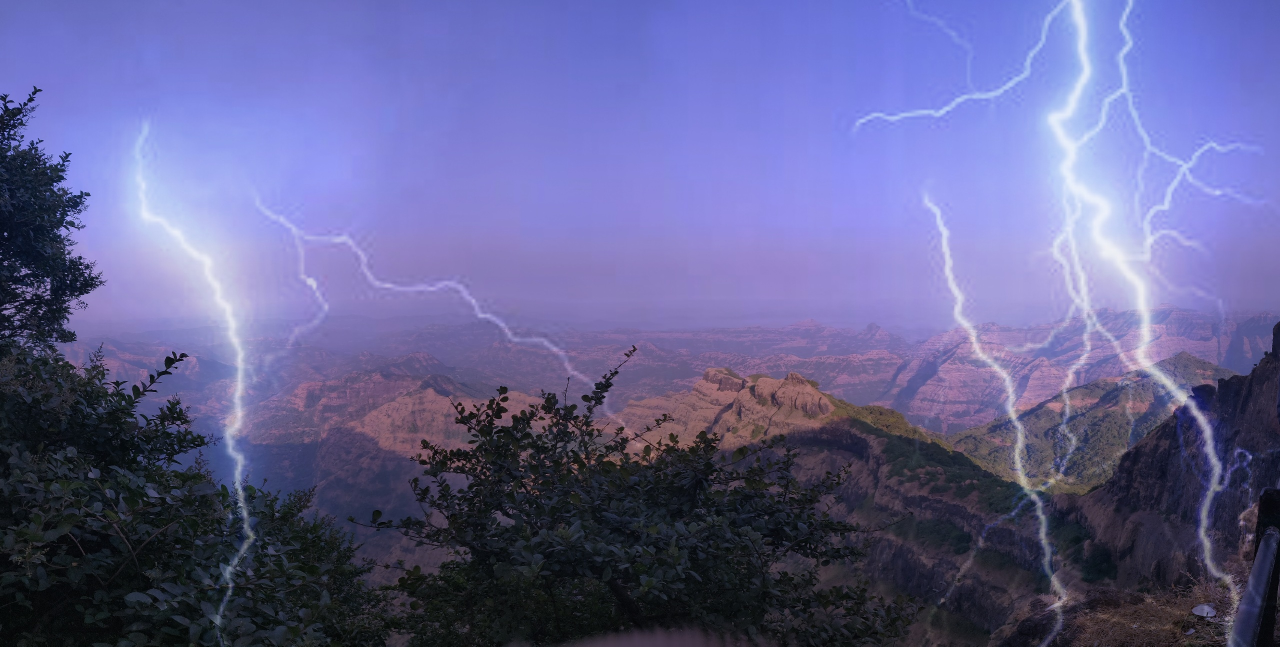
#> input picture imgs/edited.jpg, 2560 x 1293 px (shown at 1/2 size)
$ python -i helper.py   (imports and definitions only)
#> lines starting #> are read from the running program, lines starting #| are printed output that depends on the picture
import os
import cv2
from PIL import Image, ImageChops, ImageEnhance
import numpy as np

def convert_to_ela_image(path, quality):
#> called with path = 'imgs/edited.jpg', quality = 90
    temp_filename = 'temp_file_name.jpg'
    ela_filename = 'temp_ela.png'
    image = Image.open(path).convert('RGB')
#> image is the input picture: PIL image 2560x1293 RGB; mean R, G, B 98.7, 97.8, 146.1
    image.save(temp_filename, 'JPEG', quality = quality)
    temp_image = Image.open(temp_filename)

    ela_image = ImageChops.difference(image, temp_image)

    extrema = ela_image.getextrema()
#> extrema = ((0, 22), (0, 22), (0, 29))
    max_diff = sum([ex[1] for ex in extrema])/3
#> max_diff = 24.33
    if max_diff == 0:
        max_diff = 1

    scale = 255.0 / max_diff
#> scale = 10.48
    ela_image = ImageEnhance.Brightness(ela_image).enhance(scale)
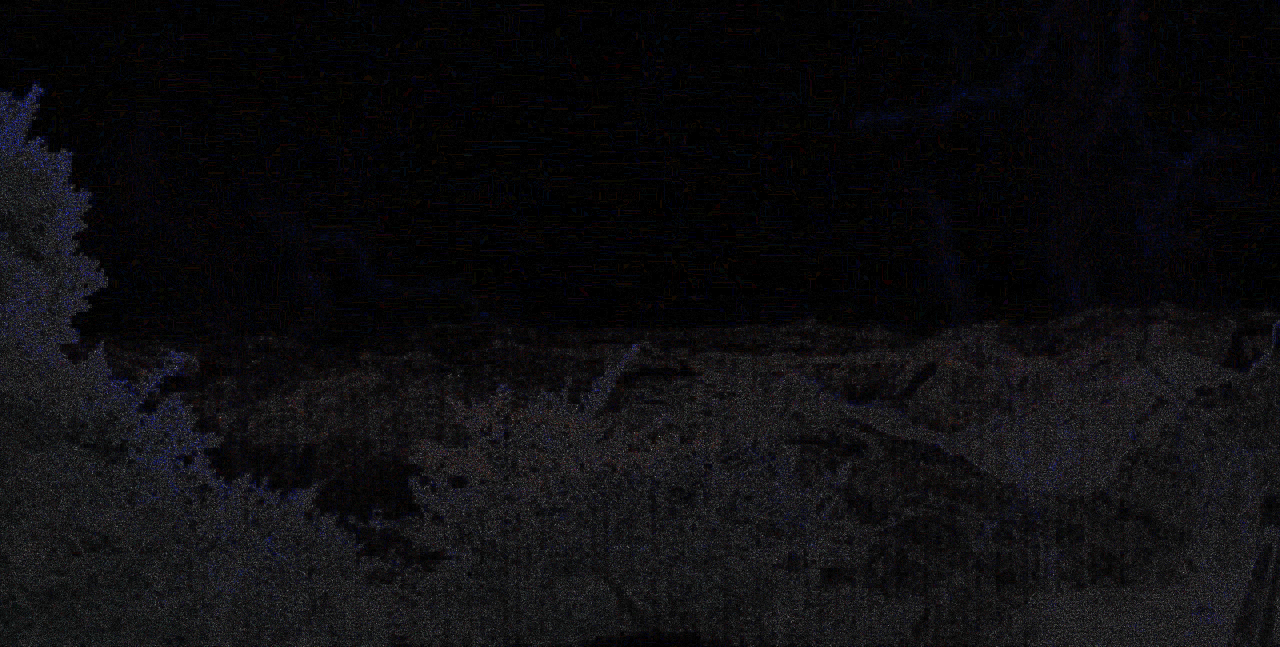
#> ela_image: PIL image 2560x1293 RGB (shown at 1/2 size); mean R, G, B 13.2, 12.7, 14.9

    return ela_image

def prepare_image_for_ela(image_path):
    ela_img = convert_to_ela_image(image_path, 90)
    img = np.array(ela_img.resize((128,128))).flatten() / 255.0
    img = img.reshape(128,128,3)
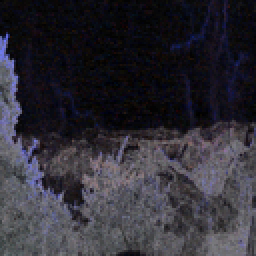
#> img: shape (128, 128, 3) float64 (shown 2 times larger); mean of channels 0, 1, 2 0.0517, 0.0497, 0.0585; drawn with min black and max white
    return np.expand_dims(img, axis=0),ela_img

def prerpare_img_for_weather(image_path):
    img = np.array(Image.open(image_path).convert('RGB').resize((128,128)))/255.0
    img = img.reshape(128,128,3)
    return np.expand_dims(img, axis=0)

>>> result = prepare_image_for_ela('imgs/edited.jpg')

$ run again, on imgs/org2.jpg
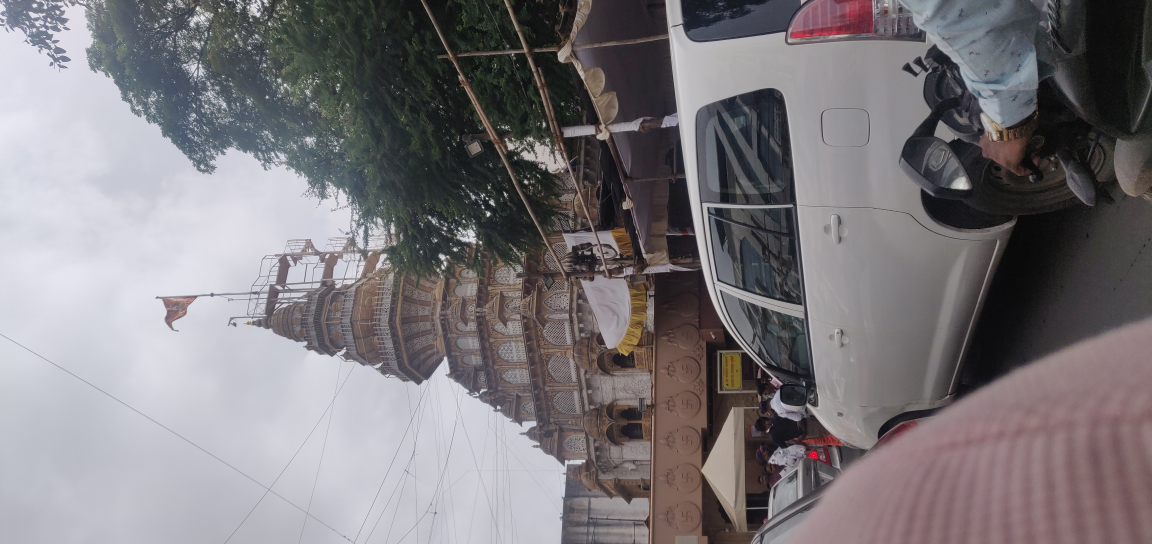
#> input picture imgs/org2.jpg, 4608 x 2176 px (shown at 1/4 size)
#> in convert_to_ela_image, image is the input picture: PIL image 4608x2176 RGB; mean R, G, B 124.3, 120.3, 123.9
#> extrema = ((0, 22), (0, 25), (0, 24))
#> max_diff = 23.67
#> scale = 10.77
#> in convert_to_ela_image, `ela_image = ImageEnhance.Brightness(ela_image).enhance(scale)`:
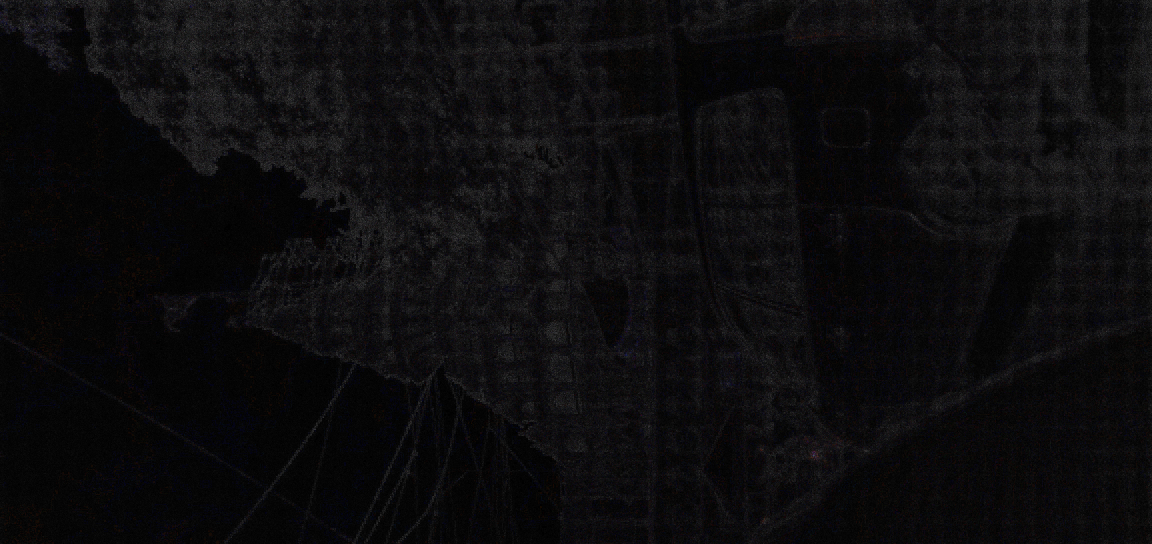
#> ela_image: PIL image 4608x2176 RGB (shown at 1/4 size); mean R, G, B 12.5, 11.9, 13.2
#> in prepare_image_for_ela, `img = img.reshape(128,128,3)`:
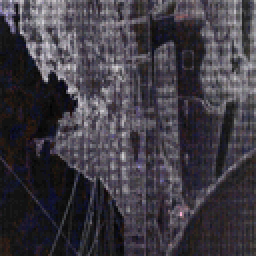
#> img: shape (128, 128, 3) float64 (shown 2 times larger); mean of channels 0, 1, 2 0.0492, 0.0466, 0.0518; drawn with min black and max white
